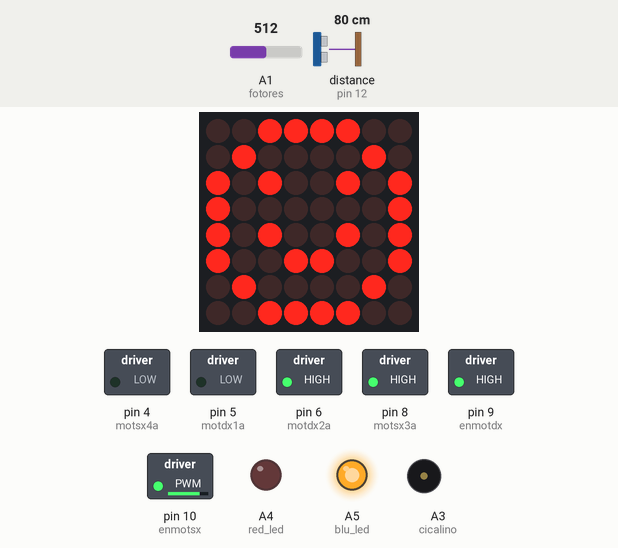
The sketch below on a simulated Arduino Uno, built with avr-gcc and run on an emulated ATmega328P. On the bench: 8×8 LED matrix, switched loads named in the sketch (green lamp = pin HIGH), output pins drawn as LEDs (lit = HIGH), buzzer (waves = sounding). Dashed ring = blinking. Inputs (shaded band) come from the test bench; at power-on: distance to the obstacle (sensor on pin 12) 80 cm, A1 (fotores) = 512.

Above: at 10.2 s.
10.3 s: distance to the obstacle (sensor on pin 12) set to 16 cm
11.8 s: distance to the obstacle (sensor on pin 12) set to 12 cm
At 12.6 s:
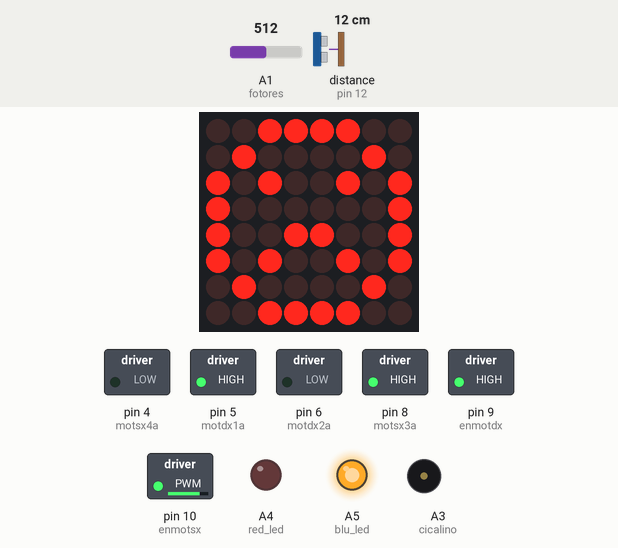
14.8 s: A1 (fotores) set to 716
16.5 s: A1 (fotores) set to 900
18.5 s: distance to the obstacle (sensor on pin 12) set to 18 cm
At 20.0 s:
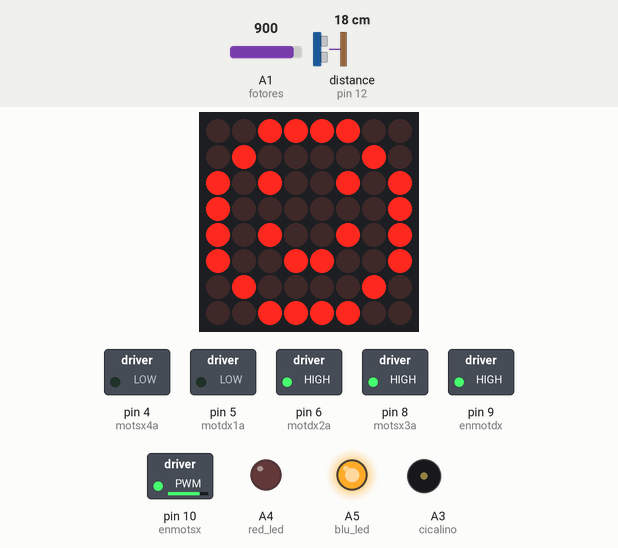
20.3 s: distance to the obstacle (sensor on pin 12) set to 2 cm
At 20.4 s:
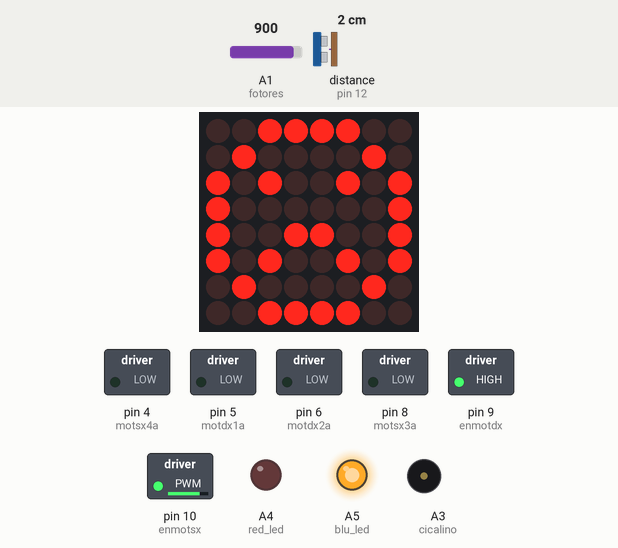
Timing chart, 0 to 24.3 s (numbered marks = the images above; inputs shaded):
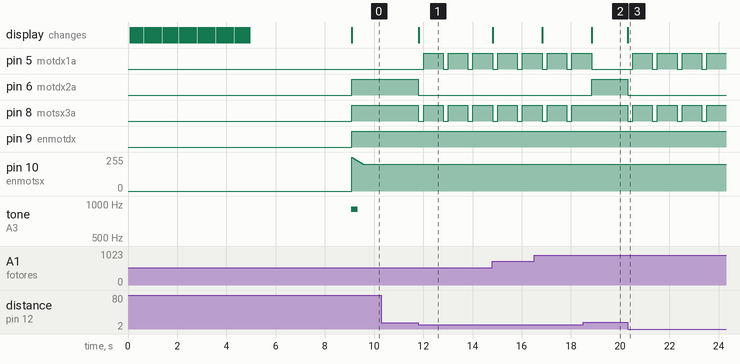

The sketch:

roverduino.ino
```cpp
/*

 -= R o v e r d u i n o =-

 Piccolo rover dotato di un modulo ad ultrasuoni per rilevamento ostacoli,
 un display 8x8 per interazione utente, un cicalino, una fotores, un
 microfono, un sensore di temperatura ed encoder ottico incrementale sulle ruote.

 Hardware & Software by Flavio & Davide Giovannangeli
 Created on August 2015
 Updated on December 2017 (aggiunta gestione LED RGB e ottimizzazione codice)
 flavio.giovannangeli@gmail.com

*/

// Librerie display 8x8
#include <Wire.h>
#include <gfxfont.h>
#include <Ultrasonic.h>
#include <Adafruit_GFX.h>
#include <Adafruit_SPITFT.h>
#include <Adafruit_LEDBackpack.h>
#include <Adafruit_SPITFT_Macros.h>

Adafruit_8x8matrix matrix = Adafruit_8x8matrix();

// Mappatura dispositivi Rover
#define microfono      A0     // IN analogico microfono.
#define fotores        A1     // IN analogico fotores.
#define lm35           A2     // IN analogico sensore di temperatura LM35.
#define cicalino       A3     // OUT digitale cicalino.
#define red_led        A4     // OUT digitale LED RGB colore ROSSO.
#define blu_led        A5     // OUT digitale LED RGB colore BLU.
#define motdx1a        5      // OUT digitale motore DX - canale 1A.
#define motdx2a        6      // OUT digitale motore DX - canale 2A.
#define motsx3a        8      // OUT digitale motore SX - canale 3A.
#define motsx4a        4      // OUT digitale motore SX - canale 4A.
#define enmotdx        9      // OUT digitale PWM controllo velocita' motore DX (1,2EN).
#define enmotsx        10     // OUT digitale PWM controllo velocita' motore SX (3,4EN).
#define encoddx        1      // IN digitale encoder ruota DX.
#define encodsx        7      // IN digitale encoder ruota SX.
#define swretro        0      // IN digitale microswitch rilevamento ostacolo in retromarcia.

Ultrasonic usradar(12);       // IN-OUT sensore ultrasuoni per rilevamento ostacoli.

// Variabili globali
int MANUTENZIONE = 0;            // Modalita' manutenzione (debug sensori su seriale attivo): 0=OFF, 1=ON

unsigned long time;              // Time
unsigned long encsx_time;        //
unsigned long encsx_time_final;  //
unsigned long encsx_time_lap;    //
unsigned long encdx_time;        //
unsigned long encdx_time_final;  //
unsigned long encdx_time_lap;    //

int   dmin_obstacle = 15;        // Distanza minima dall'ostacolo (in centimetri)
int   dirrover = 0;	             // Direzione rover: 0=Avanti, 1=indietro, 2=fermo
int   angolo = 0;                // Angolo rover
int   valspeed = 0;              // Velocita' ruote
int   intcntdx = 0;              // Contatore encoder ruota DX
int   intcntsx = 0;              // Contatore encoder ruora SX
int   fcrsx = 255;               // Fattore correzione ruota SX
int   fcrdx = 255;               // Fattore correzione ruota DX

// --------------------------------------------------------------------------------------------------
// --- S E T U P ------------------------------------------------------------------------------------
// --------------------------------------------------------------------------------------------------
void setup() {

  // Inizializza millis
  time = millis();       // Variabile millis
  encsx_time = time;     // time encoder SX
  encdx_time = time;     // time encoder DX

  // Inizializza porte I/O come indicato nella mappatura
  pinMode(microfono, INPUT);
  pinMode(fotores, INPUT);
  pinMode(lm35, INPUT);
  pinMode(cicalino, OUTPUT);
  pinMode(red_led, OUTPUT);
  pinMode(blu_led, OUTPUT);
  pinMode(motdx1a, OUTPUT);
  pinMode(motdx2a, OUTPUT);
  pinMode(motsx3a, OUTPUT);
  pinMode(motsx4a, OUTPUT);
  pinMode(encoddx, INPUT);
  pinMode(encodsx, INPUT);
  pinMode(swretro, INPUT);

  // Inizializza interrupt
  attachInterrupt(digitalPinToInterrupt(0), rover_fermo, RISING);        // Interrupt pulsante rilevamento ostacolo in retromarcia (pin 0/RX)
  attachInterrupt(digitalPinToInterrupt(1), encoder_dx, CHANGE);         // Interrupt encoder ruota DX (pin 1/TX)
  attachInterrupt(digitalPinToInterrupt(7), encoder_sx, CHANGE);         // Interrupt encoder ruota SX (pin 7)

  // Inizializza display
  matrix.begin(0x70);                             // Indirizzo I2C display 8x8
  matrix.setRotation(1);                          // Imposta orientamento display

  if (MANUTENZIONE == 1) {                        // Se in MANUTENZIONE...
    Serial.begin(9600);                           //   attiva comunicazione seriale
    motori("OFF");                                //   disattiva motori
    Serial.println("Test sensori...");            //   Avviso test sensori
  }
  else {                                          // altrimenti...
    display_saluto();                             //   visualizza messaggio di benvenuto
    digitalWrite(blu_led, HIGH);                  //   Led blu acceso
    motori("ON");                                 //   Attiva motori
    rover_fermo();                                //   Rover è fermo all'accensione
    Beep();                                       //   BEEP!
  }
} // FINE SETUP.


// --------------------------------------------------------------------------------------------------
// --- S T A R T  L O O P ---------------------------------------------------------------------------
// --------------------------------------------------------------------------------------------------
void loop() {

  // GO ROVER GO!
  if (MANUTENZIONE == 1) {                        // Se in MANUTENZIONE...
    int luxval = ReadFres();                      //   test fotoresistenza
    String slux = "Fotoresistenza: ";
    Serial.println(slux + luxval);
    int micval = ReadMic();                       //   test microfono
    String smic = "Microfono: ";
    Serial.println(smic + micval);
    float airtemp = ReadAirTemp();                //   test LM35 (temperatura)
    String sairtemp = "Temperatura: ";
    Serial.println(sairtemp + airtemp);
    int dobstacle = ReadDistObstacle();           //   test radar ultrasuoni
    String sdobstacle = "Dist. ostacolo: ";
    Serial.println(sdobstacle + dobstacle);
    delay(3000);                                  //   attesa 3s.
  }
  else
  {
    int dobstacle = ReadDistObstacle();             // Rilevamento distanza eventuale ostacolo
    if (dobstacle > 0 && dobstacle < dmin_obstacle) // Se distanza ostacolo minore della distanza impostata (7cm) ferma il rover
    {                                               //
      rover_fermo();                                //   Presenza ostacolo nel range impostato! Ferma il Rover!
      display_faces(3);                             //   Visualizza faccina triste :(
      delay(200);                                   //   Attesa 200ms.
      rover_destra(90);                             //   Rover a destra di 90 gradi
      rover_fermo();                                //   Rover fermo!
    }
    else                                            // altrimenti...
    {
      rover_avanti(255);                            //   Rover avanti tutta!
      display_faces(1);                             //   Rover sorridente :)
    }
  }
}

// --------------------------------------------------------------------------------------------------
// --- G E S T I O N E  M O T O R I -----------------------------------------------------------------
// --------------------------------------------------------------------------------------------------

// ON-OFF motori.
void motori(String stato) {
   if (stato == "ON") {
      digitalWrite(enmotdx, HIGH);
      digitalWrite(enmotsx, HIGH);
   }
   else {
      digitalWrite(enmotdx, LOW);
      digitalWrite(enmotsx, LOW);
   }
}

// Rover avanti con velocita' determinata.
void rover_avanti(int valspeed) {
  dirrover = 0;
  // calcolo tempi encoder ruote
  if (encsx_time_lap > encdx_time_lap) {
    // Ruota sinistra piu' lenta, diminuisci velocita' ruota destra
    if (fcrdx > 200) {
       fcrdx--;
    }
  }
  else {
    // Ruota destra piu' lenta, diminuisci velocita' ruota sinistra
    if (fcrsx > 200) {
       fcrsx--;
    }
  }
  // Imposta velocita' motori.
  analogWrite(enmotdx, fcrdx);
  analogWrite(enmotsx, fcrsx);
  // Imposta direzione rotazione motori
  digitalWrite(motdx1a, LOW);
  digitalWrite(motdx2a, HIGH);
  digitalWrite(motsx3a, HIGH);
  digitalWrite(motsx4a, LOW);
}

// Selezione velocita' con correzione differenza velocita ruote.
void vel_motori(int valspeed, int fattcorrdx, int fattcorrsx) {
   int fcdx = valspeed-fattcorrdx;
   int fcsx = valspeed-fattcorrsx;
   if (MANUTENZIONE == 1)
   {
      Serial.println(fcdx);
      Serial.println(fcsx);
   }
   // Imposta velocita' motori.
   analogWrite(enmotdx, fcdx);
   analogWrite(enmotsx, fcsx);
}

// Rover fermo! Ferma entrambi i motori.
void rover_fermo() {
   dirrover = 1;
   digitalWrite(motdx1a, LOW);
   digitalWrite(motdx2a, LOW);
   digitalWrite(motsx3a, LOW);
   digitalWrite(motsx4a, LOW);
}

// Rover a destra di X gradi.
void rover_destra(int angolo) {
  digitalWrite(motdx1a, HIGH);
  digitalWrite(motdx2a, LOW);
  digitalWrite(motsx3a, HIGH);
  digitalWrite(motsx4a, LOW);
  delay(800);
  rover_fermo();
}

// Rover a sinistra di X gradi.
void rover_sinistra(int angolo) {
  digitalWrite(motdx1a, LOW);
  digitalWrite(motdx2a, HIGH);
  digitalWrite(motsx3a, LOW);
  digitalWrite(motsx4a, HIGH);
  delay(800);
  rover_fermo();
}

// Rover indietro.
void rover_indietro() {
  dirrover = 1;
  digitalWrite(motdx1a, HIGH);
  digitalWrite(motdx2a, LOW);
  digitalWrite(motsx3a, LOW);
  digitalWrite(motsx4a, HIGH);
  delay(1000);
}

// --------------------------------------------------------------------------------------------------
// --- G E S T I O N E  D I S P L A Y ---------------------------------------------------------------
// --------------------------------------------------------------------------------------------------
static const uint8_t PROGMEM
  smile_bmp[] =
  { B00111100,
    B01000010,
    B10100101,
    B10000001,
    B10100101,
    B10011001,
    B01000010,
    B00111100 },
  neutral_bmp[] =
  { B00111100,
    B01000010,
    B10100101,
    B10000001,
    B10111101,
    B10000001,
    B01000010,
    B00111100 },
  frown_bmp[] =
  { B00111100,
    B01000010,
    B10100101,
    B10000001,
    B10011001,
    B10100101,
    B01000010,
    B00111100 },
  wait_bmp[] =
  { B00000000,
    B01111110,
    B00111100,
    B00011000,
    B00011000,
    B00100100,
    B01111110,
    B00000000 },
  park_bmp[] =
  { B00000000,
    B00111000,
    B00100100,
    B00100100,
    B00111000,
    B00100000,
    B00100000,
    B00000000 };

int display_lux(){
     // Adatta luminosita' del display alla luminosita' ambientale.
     int luxval = ReadFres();         // Lettura valore luminosita ambientale.
     int displux = int(luxval/68);        // Luminosita display da 1-15; calcolato valore fotores. 0-1024.
     if (displux == 0) displux = 1;       // Se valoreluminosita'<1 imposta a 1.
     return displux;
}

void display_saluto(){
    // Mostra saluto sul display.
    matrix.setBrightness(display_lux());  // Adatta luminosita' del display alla luminosita' ambientale.
    matrix.setTextSize(1);
    matrix.setTextWrap(false);
    matrix.setTextColor(LED_ON);
    for (int8_t x=0; x>=-108; x--) {
      matrix.clear();
      matrix.setCursor(x,0);
      matrix.print("Roverduino");
      matrix.writeDisplay();
      delay(80);
   }
}

void display_write(char mychar){
    // Mostra un carattere sul display.
    matrix.setBrightness(display_lux());  // Adatta luminosita' del display alla luminosita' ambientale.
    matrix.setTextSize(1);
    matrix.setTextWrap(false);
    matrix.setTextColor(LED_ON);
    matrix.clear();
    //matrix.setCursor(x,0);
    matrix.print(mychar);
    matrix.writeDisplay();
}

void display_clear() {
   // Pulisci display.
   matrix.clear();
   matrix.writeDisplay();
}

void display_faces(int face) {
   // Mostra faccine :)
   matrix.clear();
   matrix.setBrightness(display_lux());  // Adatta luminosita' del display alla luminosita' ambientale.
   if (face == 1)
   {
      matrix.drawBitmap(0, 0, smile_bmp, 8, 8, LED_ON);
   }
   else if (face == 2)
   {
      matrix.drawBitmap(0, 0, neutral_bmp, 8, 8, LED_ON);
   }
   else
   {
      matrix.drawBitmap(0, 0, frown_bmp, 8, 8, LED_ON);
   }
   matrix.writeDisplay();
}

void display_wait() {
   // Wait
   matrix.clear();
   matrix.setBrightness(display_lux());               // Adatta luminosita' del display alla luminosita' ambientale.
   matrix.drawBitmap(0, 0, wait_bmp, 8, 8, LED_ON);
   matrix.writeDisplay();
}

void display_park() {
   // Parking
   matrix.clear();
   matrix.setBrightness(display_lux());               // Adatta luminosita' del display alla luminosita' ambientale.
   matrix.drawBitmap(0, 0, park_bmp, 8, 8, LED_ON);
   matrix.writeDisplay();
}

// --------------------------------------------------------------------------------------------------
// --- G E S T I O N E  S E N S O R I ---------------------------------------------------------------
// --------------------------------------------------------------------------------------------------

int ReadFres(){
  // Lettura valore fotoresistenza (luminosita' ambiente)
  int luxval = analogRead(fotores);
  return luxval;
}

int ReadMic(){
  // Lettura valore microfono (suoni ambiente)
  int micval = analogRead(microfono);
  return micval;
}

float ReadAirTemp(){
  // Lettura temperatura ambiente
  int lm35val = analogRead(lm35);                    // Lettura valore di temperatura dell'aria
  int lm35mv = (lm35val/1023.0)*5000;                // Calcolo millivolt in uscita dal sensore LM35.
  float airtemp = lm35mv/10;                         // Valore temperatura ambiente rover.
  return airtemp;
}

int ReadDistObstacle(){
  // Lettura valore distanza ostacolo in cm.
  // In input riceve la temperatura ambiente.
  int dobstacle = usradar.MeasureInCentimeters();
  return dobstacle;
}

void Beep(){
  // BEEP!
  tone(cicalino,900,250);
}

// --------------------------------------------------------------------------------------------------
// --- G E S T I O N E  E N C O D E R S -------------------------------------------------------------
// --------------------------------------------------------------------------------------------------
void encoder_dx(){
  // Encoder ruota destra
  intcntdx++;
  if (intcntdx == 3) {
    // Giro di ruota completo, calcola il tempo impiegato
    encdx_time_final = millis();
    encdx_time_lap = (encdx_time_final - encdx_time);
    intcntdx = 0;
    encdx_time = millis();
  }
}

void encoder_sx(){
  // Encoder ruota sinistra
  intcntsx++;
  if (intcntsx == 3) {
    // Giro di ruota completo, calcola il tempo impiegato
    encsx_time_final = millis();
    encsx_time_lap = (encsx_time_final - encsx_time);
    intcntsx = 0;
    encsx_time = millis();
  }
}
```

Measured:
- the behaviour switches between 15 and 14 cm on distance to the obstacle (sensor on pin 12) (found by bisection; images 0 and 1)
- after the input at 10.3 s, every drawn part: stays the same
- after the input at 11.8 s, pin 5 (motdx1a): alternates HIGH for 0.80 s and LOW for 0.21 s, starting after 0.21 s; pin 6 (motdx2a): HIGH → LOW at once; pin 8 (motsx3a): alternates HIGH for 0.80 s and LOW for 0.21 s, starting at once; the display: changes at once (image 1)
- after the input at 18.5 s, pin 5 (motdx1a): goes on until 18.8 s, then stays LOW; pin 6 (motdx2a): LOW → HIGH after 0.34 s; pin 8 (motsx3a): stops changing and stays HIGH; the display: changes after 0.34 s (image 2)
- after the input at 20.3 s, pin 5 (motdx1a): alternates HIGH for 0.80 s and LOW for 0.20 s, starting after 0.21 s; pin 6 (motdx2a): HIGH → LOW at once; pin 8 (motsx3a): alternates HIGH for 0.80 s and LOW for 0.20 s, starting at once; the display: changes at once (image 3)
